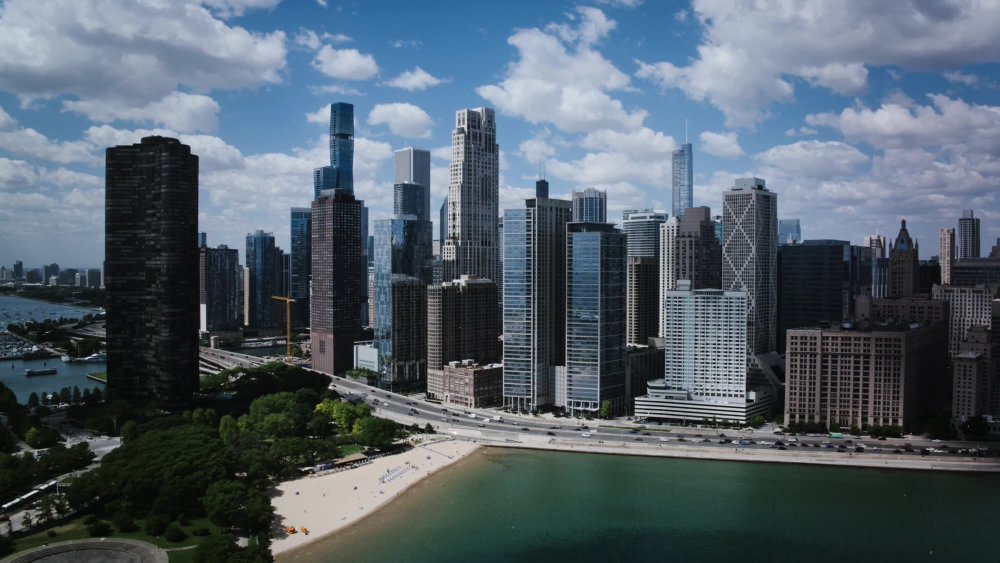
#> input picture design/assets/img2/aerial.jpg, 2000 x 1125 px (shown at 1/2 size)
$ python seg.py ../../design/assets/img2/aerial.jpg 5
#> lines starting #> are read from the running program, lines starting #| are printed output that depends on the picture
# line drawing registered to a photograph: LSD segments, the longest ones, per-mille of the picture, left to right.  python3 seg.py photo.webp [n]
import cv2, sys, numpy as np
im = cv2.imread(sys.argv[1]); N = int(sys.argv[2]) if len(sys.argv) > 2 else 240
#> further down, im is the input picture: shape (1125, 2000, 3); mean B, G, R 105.6, 95.2, 82.2
h0, w0 = im.shape[:2]; sc = 1600 / w0; im = cv2.resize(im, (1600, round(h0 * sc))); h, w = im.shape[:2]
#> after `h0, w0 = im.shape[:2]`: h0 = 1125; w0 = 2000
#> after `sc = 1600 / w0`: sc = 0.8
#> after `h, w = im.shape[:2]`: h = 900; w = 1600
g = cv2.GaussianBlur(cv2.cvtColor(im, cv2.COLOR_BGR2GRAY), (0, 0), 1.2)
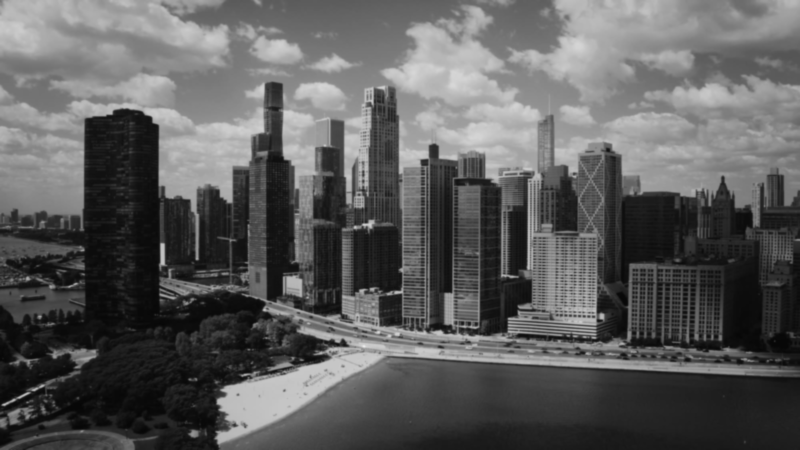
#> g: shape (900, 1600) (shown at 1/2 size); min 6, max 236, mean 92.4
L = cv2.createLineSegmentDetector(0).detect(g)[0].reshape(-1, 4)
#> L = 2143 rows, first 6: [6.19, 813, 63.98, 784.8], [55.55, 783, 1.48, 808.7], [67.28, 782.6, 111, 761.4], [504.3, 745.5, 474.4, 747.8], [288.3, 229.5, 305.5, 232.4], [1055.2, 356.9, 1053.8, 539.4]
ln = np.hypot(L[:, 2] - L[:, 0], L[:, 3] - L[:, 1]); L = L[ln > 46]; ln = ln[ln > 46]
#> after `ln = np.hypot(L[:, 2] - L[:, 0], L[:, 3] - L[:, 1])`: ln = 2143 values, max 830 at index 37, min 5.1 at index 1586, mean 24.98
#> after `L = L[ln > 46]`: L = 215 rows, first 6: [6.19, 813, 63.98, 784.8], [55.55, 783, 1.48, 808.7], [67.28, 782.6, 111, 761.4], [1055.2, 356.9, 1053.8, 539.4], [747.4, 220.6, 746.8, 173.1], [802.6, 579.1, 750.3, 588.9]
#> after `ln = ln[ln > 46]`: ln = 215 values, max 830 at index 14, min 46.01 at index 128, mean 102
L = L[np.argsort(-ln)][:N]
#> L = [[769.2, 712, 1598.1, 756.2], [1360.1, 729.7, 596.3, 668], [1234.4, 743.5, 769.6, 715.3], [859.2, 646.9, 858.8, 290.6], [851.3, 641.9, 852.6, 333.1]]
L = L[np.argsort((L[:, 0] + L[:, 2]) / 2)]
#> L = [[851.3, 641.9, 852.6, 333.1], [859.2, 646.9, 858.8, 290.6], [1360.1, 729.7, 596.3, 668], [1234.4, 743.5, 769.6, 715.3], [769.2, 712, 1598.1, 756.2]]
out = []
for x1, y1, x2, y2 in L: out += [round(x1 / w * 1000), round(y1 / h * 1000), round(x2 / w * 1000), round(y2 / h * 1000)]
#> this loop made 5 passes
#> (x1, y1, x2, y2, out) on passes 1 to 3: (851.3, 641.9, 852.6, 333.1, [532, 713, 533, 370]), (859.2, 646.9, 858.8, 290.6, [532, 713, 533, 370, 537, 719, 537, 323]), (1360.1, 729.7, 596.3, 668, [532, 713, 533, 370, 537, 719, 537, 323, 850, 811, 373, 742])
print(','.join(map(str, out))); print('%.4f' % (w0 / h0), len(L), file=sys.stderr)
#| 532,713,533,370,537,719,537,323,850,811,373,742,771,826,481,795,481,791,999,840

$ run again, on design/assets/img2/bed_night_w.jpg
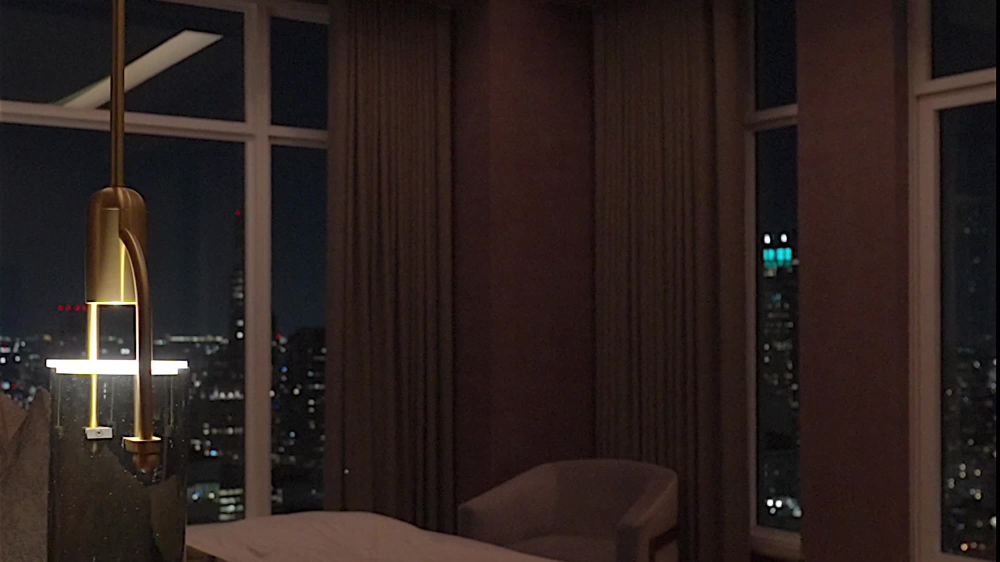
#> input picture design/assets/img2/bed_night_w.jpg, 2000 x 1124 px (shown at 1/2 size)
#> im is the input picture: shape (1124, 2000, 3); mean B, G, R 30.1, 32.9, 44.5
#> im: shape (899, 1600, 3)
#> `g = cv2.GaussianBlur(cv2.cvtColor(im, cv2.COLOR_BGR2GRAY), (0, 0), 1.2)`:
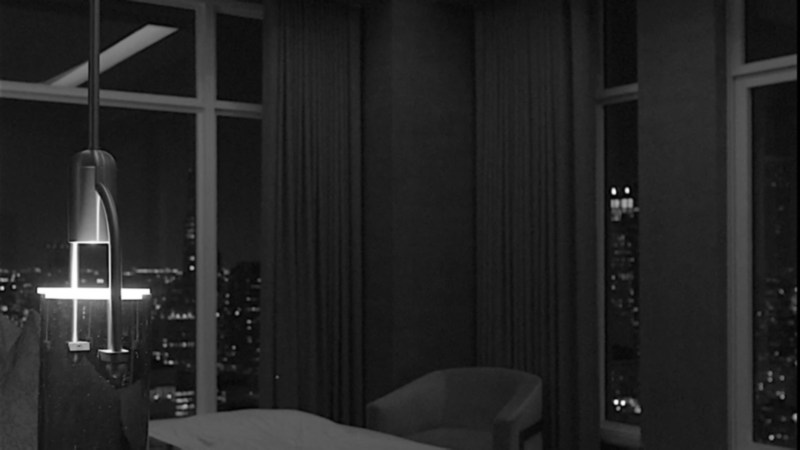
#> g: shape (899, 1600) (shown at 1/2 size); min 0, max 255, mean 35.9
#> `L = cv2.createLineSegmentDetector(0).detect(g)[0].reshape(-1, 4)`: L = 456 rows, first 6: [1232, 387, 1231, 377], [303.5, 594.6, 298.1, 577.7], [1259, 384.6, 1257.8, 376.9], [256.5, 699.7, 242.9, 696.6], [155.6, 486.6, 214.4, 486.7], [216.3, 489.4, 217.2, 573.1]
#> ln = 456 values, max 705 at index 284, min 5.21 at index 274, mean 35.11
#> `L = L[ln > 46]`: L = 84 rows, first 6: [155.6, 486.6, 214.4, 486.7], [216.3, 489.4, 217.2, 573.1], [196.9, 704.4, 256.9, 704.4], [298.1, 576.9, 243.1, 576.2], [194.3, 480.8, 136.9, 482.7], [243.1, 598.5, 295.6, 597.8]
#> ln = 84 values, max 705 at index 49, min 46.31 at index 48, mean 130.8
#> `L = L[np.argsort(-ln)][:N]`: L = [[1504.9, 881.9, 1502, 176.8], [1452.7, 90.62, 1454.3, 724.4], [1209.1, 839.4, 1207.2, 211.9], [392.6, 225.6, 392.3, 826.9], [433.2, 621.9, 431.9, 216.9]]
#> `L = L[np.argsort((L[:, 0] + L[:, 2]) / 2)]`: L = [[392.6, 225.6, 392.3, 826.9], [433.2, 621.9, 431.9, 216.9], [1209.1, 839.4, 1207.2, 211.9], [1452.7, 90.62, 1454.3, 724.4], [1504.9, 881.9, 1502, 176.8]]
#> the loop `for x1, y1, x2, y2 in L: out += [round(x1 / w * 1000), round(y1 / h * ..` made 5 passes
#> (x1, y1, x2, y2, out) on passes 1 to 3: (392.6, 225.6, 392.3, 826.9, [245, 251, 245, 920]), (433.2, 621.9, 431.9, 216.9, [245, 251, 245, 920, 271, 692, 270, 241]), (1209.1, 839.4, 1207.2, 211.9, [245, 251, 245, 920, 271, 692, 270, 241, 756, 934, 755, 236])
#| 245,251,245,920,271,692,270,241,756,934,755,236,908,101,909,806,941,981,939,197

$ run again, on design/assets/img2/bust_day.jpg
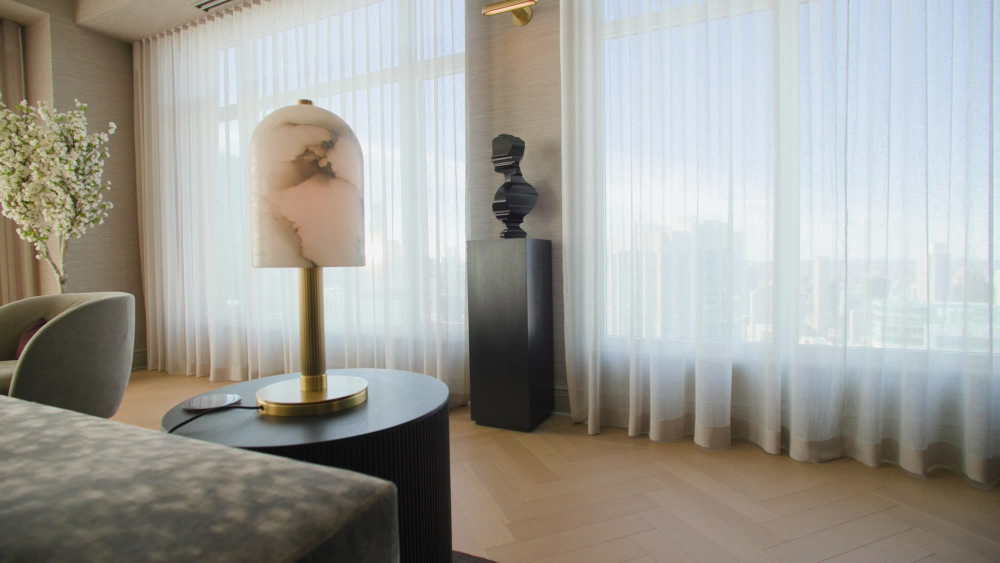
#> input picture design/assets/img2/bust_day.jpg, 2000 x 1125 px (shown at 1/2 size)
#> im is the input picture: shape (1125, 2000, 3); mean B, G, R 152.6, 158.5, 159.9
#> im: shape (900, 1600, 3)
#> `g = cv2.GaussianBlur(cv2.cvtColor(im, cv2.COLOR_BGR2GRAY), (0, 0), 1.2)`:
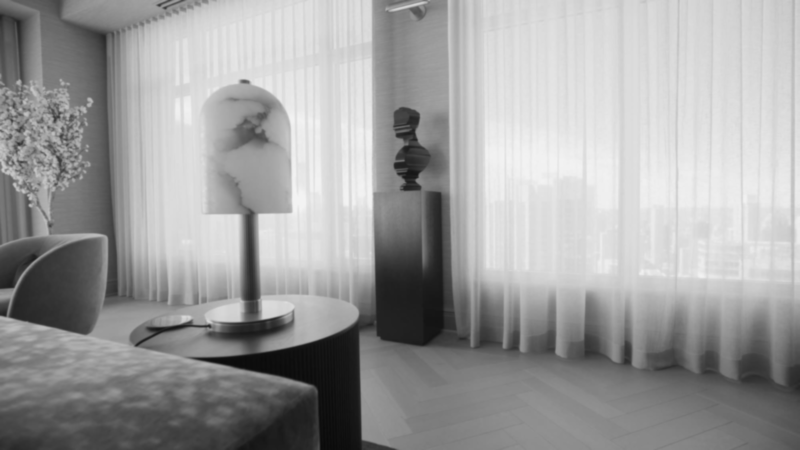
#> g: shape (900, 1600) (shown at 1/2 size); min 10, max 244, mean 158.2
#> `L = cv2.createLineSegmentDetector(0).detect(g)[0].reshape(-1, 4)`: L = 705 rows, first 6: [422.8, 648, 581.9, 630.8], [374.8, 727.4, 711.5, 663.1], [115.4, 480, 29.45, 559.1], [291.4, 657.2, 387.8, 643.2], [627.2, 767.6, 267.3, 692.6], [254.2, 688.8, -0.00147, 630.9]
#> ln = 705 values, max 670.1 at index 10, min 5.49 at index 435, mean 32.43
#> `L = L[ln > 46]`: L = 97 rows, first 6: [422.8, 648, 581.9, 630.8], [374.8, 727.4, 711.5, 663.1], [115.4, 480, 29.45, 559.1], [291.4, 657.2, 387.8, 643.2], [627.2, 767.6, 267.3, 692.6], [254.2, 688.8, -0.00147, 630.9]
#> ln = 97 values, max 670.1 at index 8, min 46.12 at index 6, mean 139.3
#> `L = L[np.argsort(-ln)][:N]`: L = [[749.9, 670.6, 741.5, 0.614], [893.5, 0.619, 905.5, 662], [1589.3, 0.623, 1588.4, 568.1], [210.2, 67.02, 236.5, 590.6], [627.2, 767.6, 267.3, 692.6]]
#> `L = L[np.argsort((L[:, 0] + L[:, 2]) / 2)]`: L = [[210.2, 67.02, 236.5, 590.6], [627.2, 767.6, 267.3, 692.6], [749.9, 670.6, 741.5, 0.614], [893.5, 0.619, 905.5, 662], [1589.3, 0.623, 1588.4, 568.1]]
#> the loop `for x1, y1, x2, y2 in L: out += [round(x1 / w * 1000), round(y1 / h * ..` made 5 passes
#> (x1, y1, x2, y2, out) on passes 1 to 3: (210.2, 67.02, 236.5, 590.6, [131, 74, 148, 656]), (627.2, 767.6, 267.3, 692.6, [131, 74, 148, 656, 392, 853, 167, 770]), (749.9, 670.6, 741.5, 0.614, [131, 74, 148, 656, 392, 853, 167, 770, 469, 745, 463, 1])
#| 131,74,148,656,392,853,167,770,469,745,463,1,558,1,566,736,993,1,993,631

$ run again, on design/assets/img2/bust_p.jpg
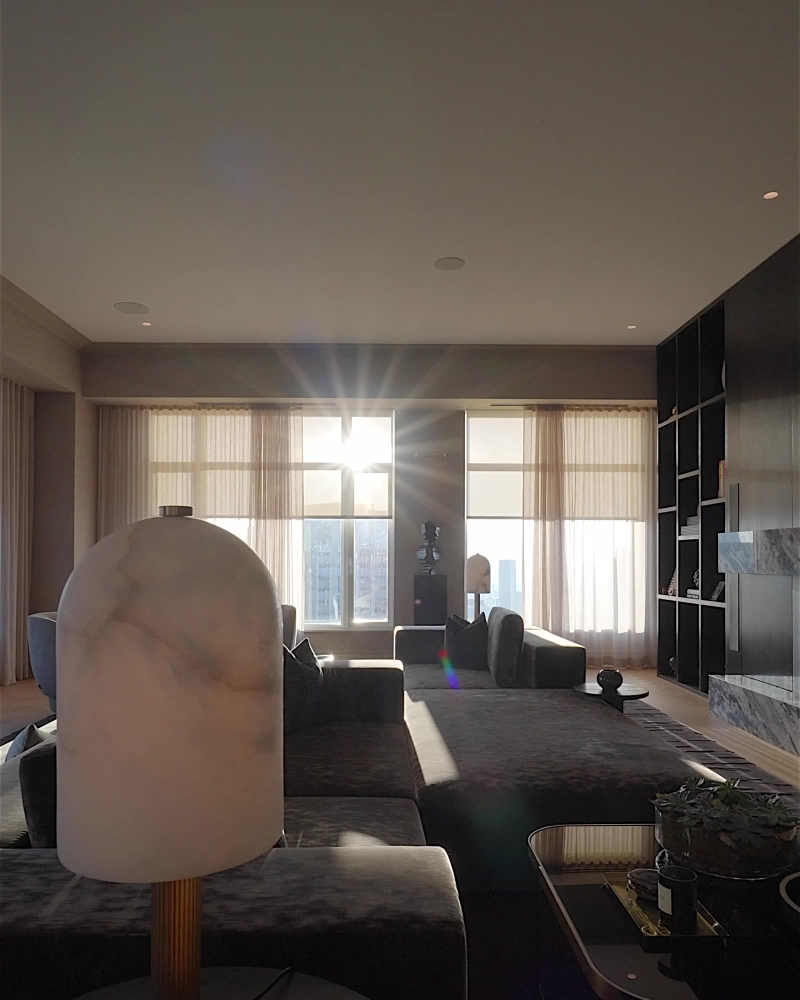
#> input picture design/assets/img2/bust_p.jpg, 1600 x 2000 px (shown at 1/2 size)
#> im is the input picture: shape (2000, 1600, 3); mean B, G, R 79.5, 86.4, 95.2
#> `g = cv2.GaussianBlur(cv2.cvtColor(im, cv2.COLOR_BGR2GRAY), (0, 0), 1.2)`:
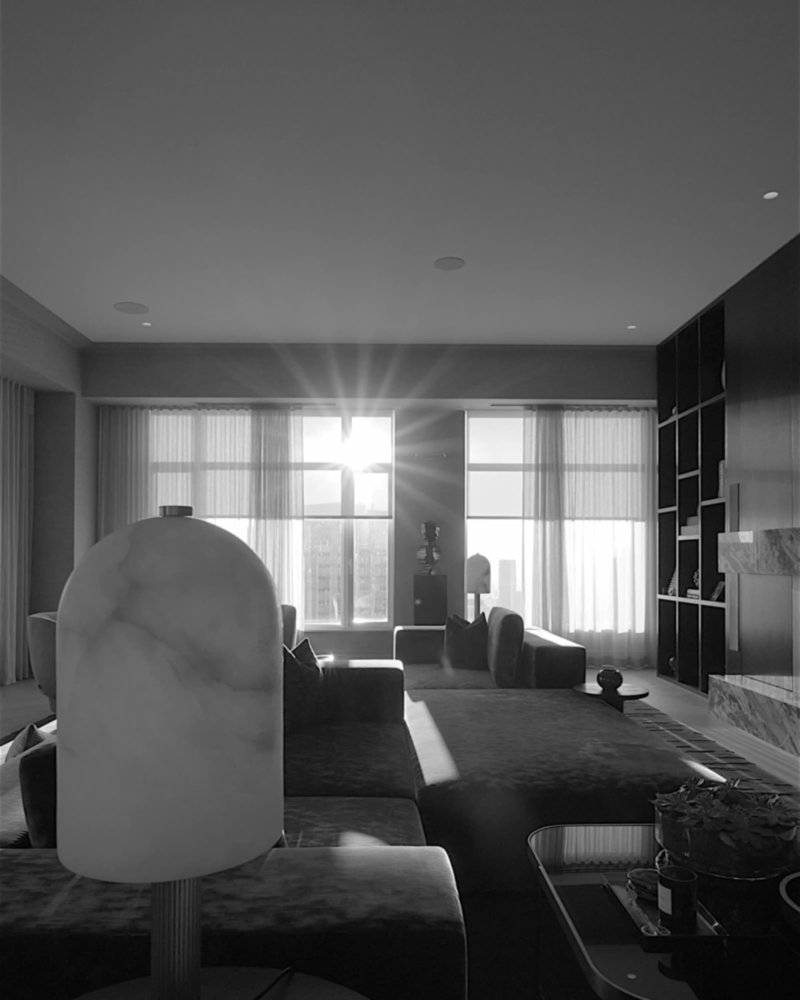
#> g: shape (2000, 1600) (shown at 1/2 size); min 2, max 255, mean 88.3
#> `L = cv2.createLineSegmentDetector(0).detect(g)[0].reshape(-1, 4)`: L = 1284 rows, first 6: [949.3, 1995.7, 896.9, 1694.3], [114.3, 1436.7, 74.04, 1457.5], [29.28, 1477.9, 0.438, 1492.8], [970, 1221.8, 979.9, 1349.5], [888.2, 1693.2, 745.6, 1689.8], [806.9, 1343.1, 807.7, 1441.9]
#> ln = 1284 values, max 1146.3 at index 240, min 5.09 at index 908, mean 49.53
#> `L = L[ln > 46]`: L = 409 rows, first 6: [949.3, 1995.7, 896.9, 1694.3], [970, 1221.8, 979.9, 1349.5], [888.2, 1693.2, 745.6, 1689.8], [806.9, 1343.1, 807.7, 1441.9], [1452.9, 1557.4, 1368.6, 1511.3], [1048.9, 1041.9, 1046.4, 1301.9]
#> ln = 409 values, max 1146.3 at index 108, min 46.24 at index 307, mean 113.8
#> `L = L[np.argsort(-ln)][:N]`: L = [[1310.6, 798.9, 164.4, 793.2], [184.4, 683.4, 1313.1, 689.5], [29.5, 1364.3, 40.82, 769.4], [19.67, 1240.6, 18.27, 761.9], [1288.2, 1291.9, 1295, 826.9]]
#> `L = L[np.argsort((L[:, 0] + L[:, 2]) / 2)]`: L = [[19.67, 1240.6, 18.27, 761.9], [29.5, 1364.3, 40.82, 769.4], [1310.6, 798.9, 164.4, 793.2], [184.4, 683.4, 1313.1, 689.5], [1288.2, 1291.9, 1295, 826.9]]
#> the loop `for x1, y1, x2, y2 in L: out += [round(x1 / w * 1000), round(y1 / h * ..` made 5 passes
#> (x1, y1, x2, y2, out) on passes 1 to 3: (19.67, 1240.6, 18.27, 761.9, [12, 620, 11, 381]), (29.5, 1364.3, 40.82, 769.4, [12, 620, 11, 381, 18, 682, 26, 385]), (1310.6, 798.9, 164.4, 793.2, [12, 620, 11, 381, 18, 682, 26, 385, 819, 399, 103, 397])
#| 12,620,11,381,18,682,26,385,819,399,103,397,115,342,821,345,805,646,809,413
